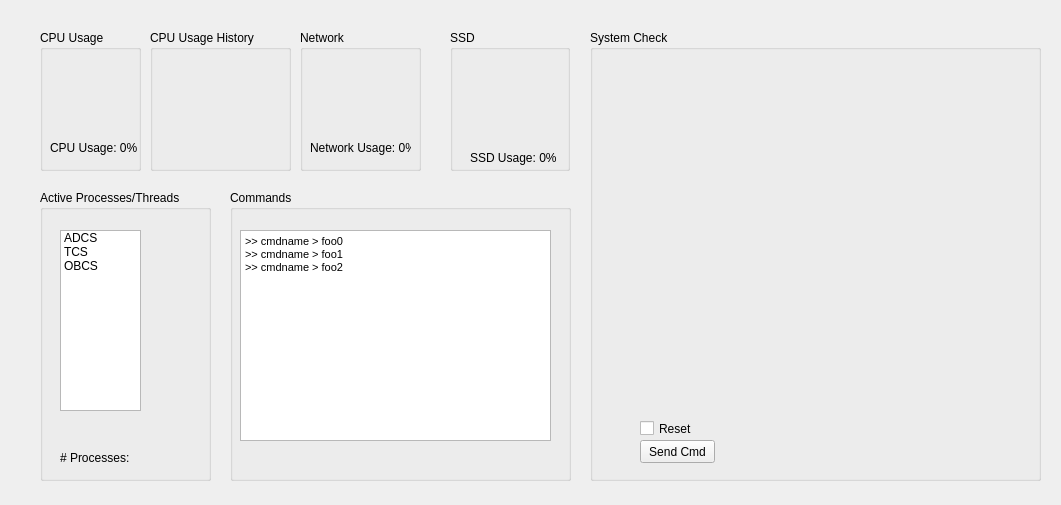
<?xml version="1.0" encoding="UTF-8"?>
<ui version="4.0">
 <class>dlgOBCS</class>
 <widget class="QWidget" name="dlgOBCS">
  <property name="geometry">
   <rect>
    <x>0</x>
    <y>0</y>
    <width>1061</width>
    <height>505</height>
   </rect>
  </property>
  <property name="windowTitle">
   <string>Dialog</string>
  </property>
  <widget class="QGroupBox" name="groupBox">
   <property name="geometry">
    <rect>
     <x>40</x>
     <y>30</y>
     <width>101</width>
     <height>141</height>
    </rect>
   </property>
   <property name="title">
    <string>CPU Usage</string>
   </property>
   <widget class="QGroupBox" name="groupBox_2">
    <property name="geometry">
     <rect>
      <x>240</x>
      <y>0</y>
      <width>211</width>
      <height>121</height>
     </rect>
    </property>
    <property name="title">
     <string>CPU Usage</string>
    </property>
   </widget>
   <widget class="QLabel" name="label_2">
    <property name="geometry">
     <rect>
      <x>10</x>
      <y>110</y>
      <width>91</width>
      <height>16</height>
     </rect>
    </property>
    <property name="text">
     <string>CPU Usage: 0%</string>
    </property>
   </widget>
   <widget class="QLabel" name="label_5">
    <property name="geometry">
     <rect>
      <x>20</x>
      <y>20</y>
      <width>51</width>
      <height>91</height>
     </rect>
    </property>
    <property name="text">
     <string/>
    </property>
    <property name="pixmap">
     <pixmap resource="resources/MOST_res.qrc">:/OBCS_CPUusage.PNG</pixmap>
    </property>
   </widget>
  </widget>
  <widget class="QGroupBox" name="groupBox_3">
   <property name="geometry">
    <rect>
     <x>150</x>
     <y>30</y>
     <width>141</width>
     <height>141</height>
    </rect>
   </property>
   <property name="title">
    <string>CPU Usage History</string>
   </property>
   <widget class="QLabel" name="label_6">
    <property name="geometry">
     <rect>
      <x>20</x>
      <y>20</y>
      <width>101</width>
      <height>101</height>
     </rect>
    </property>
    <property name="text">
     <string/>
    </property>
    <property name="pixmap">
     <pixmap resource="resources/MOST_res.qrc">:/OBCS_perf.PNG</pixmap>
    </property>
   </widget>
  </widget>
  <widget class="QGroupBox" name="groupBox_4">
   <property name="geometry">
    <rect>
     <x>40</x>
     <y>190</y>
     <width>171</width>
     <height>291</height>
    </rect>
   </property>
   <property name="title">
    <string>Active Processes/Threads</string>
   </property>
   <widget class="QLabel" name="label_4">
    <property name="geometry">
     <rect>
      <x>20</x>
      <y>260</y>
      <width>71</width>
      <height>16</height>
     </rect>
    </property>
    <property name="text">
     <string># Processes: 3</string>
    </property>
   </widget>
   <widget class="QListWidget" name="listWidget">
    <property name="geometry">
     <rect>
      <x>20</x>
      <y>40</y>
      <width>81</width>
      <height>181</height>
     </rect>
    </property>
    <item>
     <property name="text">
      <string>ADCS</string>
     </property>
    </item>
    <item>
     <property name="text">
      <string>TCS</string>
     </property>
    </item>
    <item>
     <property name="text">
      <string>OBCS</string>
     </property>
    </item>
   </widget>
  </widget>
  <widget class="QGroupBox" name="groupBox_6">
   <property name="geometry">
    <rect>
     <x>450</x>
     <y>30</y>
     <width>120</width>
     <height>141</height>
    </rect>
   </property>
   <property name="title">
    <string>SSD</string>
   </property>
   <widget class="QLabel" name="label_3">
    <property name="geometry">
     <rect>
      <x>20</x>
      <y>120</y>
      <width>91</width>
      <height>16</height>
     </rect>
    </property>
    <property name="text">
     <string>SSD Usage: 0%</string>
    </property>
   </widget>
   <widget class="QLabel" name="label_7">
    <property name="geometry">
     <rect>
      <x>30</x>
      <y>30</y>
      <width>51</width>
      <height>81</height>
     </rect>
    </property>
    <property name="text">
     <string/>
    </property>
    <property name="pixmap">
     <pixmap resource="resources/MOST_res.qrc">:/OBCS_CPUusage.PNG</pixmap>
    </property>
   </widget>
  </widget>
  <widget class="QGroupBox" name="groupBox_7">
   <property name="geometry">
    <rect>
     <x>300</x>
     <y>30</y>
     <width>121</width>
     <height>141</height>
    </rect>
   </property>
   <property name="title">
    <string>Network</string>
   </property>
   <widget class="QLabel" name="label_14">
    <property name="geometry">
     <rect>
      <x>10</x>
      <y>110</y>
      <width>101</width>
      <height>16</height>
     </rect>
    </property>
    <property name="text">
     <string>Network Usage: 0%</string>
    </property>
   </widget>
   <widget class="QLabel" name="label_15">
    <property name="geometry">
     <rect>
      <x>30</x>
      <y>30</y>
      <width>51</width>
      <height>81</height>
     </rect>
    </property>
    <property name="text">
     <string/>
    </property>
    <property name="pixmap">
     <pixmap resource="resources/MOST_res.qrc">:/OBCS_CPUusage.PNG</pixmap>
    </property>
   </widget>
  </widget>
  <widget class="QGroupBox" name="groupBox_5">
   <property name="geometry">
    <rect>
     <x>590</x>
     <y>30</y>
     <width>451</width>
     <height>451</height>
    </rect>
   </property>
   <property name="title">
    <string>System Check</string>
   </property>
   <widget class="QLabel" name="label">
    <property name="geometry">
     <rect>
      <x>30</x>
      <y>30</y>
      <width>391</width>
      <height>341</height>
     </rect>
    </property>
    <property name="text">
     <string/>
    </property>
    <property name="pixmap">
     <pixmap resource="resources/MOST_res.qrc">:/OBCS_stack.PNG</pixmap>
    </property>
   </widget>
   <widget class="QLabel" name="label_8">
    <property name="geometry">
     <rect>
      <x>380</x>
      <y>20</y>
      <width>51</width>
      <height>51</height>
     </rect>
    </property>
    <property name="text">
     <string/>
    </property>
    <property name="pixmap">
     <pixmap resource="resources/MOST_res.qrc">:/Check1_48.png</pixmap>
    </property>
   </widget>
   <widget class="QLabel" name="label_9">
    <property name="geometry">
     <rect>
      <x>380</x>
      <y>80</y>
      <width>41</width>
      <height>41</height>
     </rect>
    </property>
    <property name="text">
     <string/>
    </property>
    <property name="pixmap">
     <pixmap resource="resources/MOST_res.qrc">:/uncheck.png</pixmap>
    </property>
    <property name="scaledContents">
     <bool>true</bool>
    </property>
   </widget>
   <widget class="QLabel" name="label_10">
    <property name="geometry">
     <rect>
      <x>380</x>
      <y>130</y>
      <width>41</width>
      <height>41</height>
     </rect>
    </property>
    <property name="text">
     <string/>
    </property>
    <property name="pixmap">
     <pixmap resource="resources/MOST_res.qrc">:/uncheck.png</pixmap>
    </property>
    <property name="scaledContents">
     <bool>true</bool>
    </property>
   </widget>
   <widget class="QLabel" name="label_11">
    <property name="geometry">
     <rect>
      <x>380</x>
      <y>180</y>
      <width>51</width>
      <height>51</height>
     </rect>
    </property>
    <property name="text">
     <string/>
    </property>
    <property name="pixmap">
     <pixmap resource="resources/MOST_res.qrc">:/Check1_48.png</pixmap>
    </property>
   </widget>
   <widget class="QLabel" name="label_12">
    <property name="geometry">
     <rect>
      <x>380</x>
      <y>230</y>
      <width>51</width>
      <height>51</height>
     </rect>
    </property>
    <property name="text">
     <string/>
    </property>
    <property name="pixmap">
     <pixmap resource="resources/MOST_res.qrc">:/Check1_48.png</pixmap>
    </property>
   </widget>
   <widget class="QLabel" name="label_13">
    <property name="geometry">
     <rect>
      <x>380</x>
      <y>280</y>
      <width>51</width>
      <height>51</height>
     </rect>
    </property>
    <property name="text">
     <string/>
    </property>
    <property name="pixmap">
     <pixmap resource="resources/MOST_res.qrc">:/Check1_48.png</pixmap>
    </property>
   </widget>
   <widget class="QCheckBox" name="checkBox">
    <property name="geometry">
     <rect>
      <x>50</x>
      <y>390</y>
      <width>70</width>
      <height>17</height>
     </rect>
    </property>
    <property name="text">
     <string>Reset</string>
    </property>
   </widget>
   <widget class="QPushButton" name="pushButton">
    <property name="geometry">
     <rect>
      <x>50</x>
      <y>410</y>
      <width>75</width>
      <height>23</height>
     </rect>
    </property>
    <property name="text">
     <string>Send Cmd</string>
    </property>
   </widget>
  </widget>
  <widget class="QGroupBox" name="groupBox_8">
   <property name="geometry">
    <rect>
     <x>230</x>
     <y>190</y>
     <width>341</width>
     <height>291</height>
    </rect>
   </property>
   <property name="title">
    <string>Commands</string>
   </property>
   <widget class="QTextEdit" name="textEdit">
    <property name="geometry">
     <rect>
      <x>10</x>
      <y>40</y>
      <width>311</width>
      <height>211</height>
     </rect>
    </property>
    <property name="html">
     <string>&lt;!DOCTYPE HTML PUBLIC &quot;-//W3C//DTD HTML 4.0//EN&quot; &quot;http://www.w3.org/TR/REC-html40/strict.dtd&quot;&gt;
&lt;html&gt;&lt;head&gt;&lt;meta name=&quot;qrichtext&quot; content=&quot;1&quot; /&gt;&lt;style type=&quot;text/css&quot;&gt;
p, li { white-space: pre-wrap; }
&lt;/style&gt;&lt;/head&gt;&lt;body style=&quot; font-family:'MS Shell Dlg 2'; font-size:8.25pt; font-weight:400; font-style:normal;&quot;&gt;
&lt;p style=&quot; margin-top:0px; margin-bottom:0px; margin-left:0px; margin-right:0px; -qt-block-indent:0; text-indent:0px;&quot;&gt;&lt;span style=&quot; font-size:8pt;&quot;&gt;&amp;gt;&amp;gt; &lt;/span&gt;&lt;span style=&quot; font-family:'Courier New,courier'; font-size:8pt; color:#000000;&quot;&gt;cmdname &amp;gt; foo0&lt;/span&gt;&lt;/p&gt;
&lt;p style=&quot; margin-top:0px; margin-bottom:0px; margin-left:0px; margin-right:0px; -qt-block-indent:0; text-indent:0px;&quot;&gt;&lt;span style=&quot; font-size:8pt;&quot;&gt;&amp;gt;&amp;gt; &lt;/span&gt;&lt;span style=&quot; font-family:'Courier New,courier'; font-size:8pt; color:#000000;&quot;&gt;cmdname &amp;gt; foo1&lt;/span&gt;&lt;/p&gt;
&lt;p style=&quot; margin-top:0px; margin-bottom:0px; margin-left:0px; margin-right:0px; -qt-block-indent:0; text-indent:0px;&quot;&gt;&lt;span style=&quot; font-size:8pt;&quot;&gt;&amp;gt;&amp;gt; &lt;/span&gt;&lt;span style=&quot; font-family:'Courier New,courier'; font-size:8pt; color:#000000;&quot;&gt;cmdname &amp;gt; foo2&lt;/span&gt;&lt;/p&gt;&lt;/body&gt;&lt;/html&gt;</string>
    </property>
   </widget>
  </widget>
 </widget>
 <resources>
  <include location="resources/MOST_res.qrc"/>
 </resources>
 <connections/>
</ui>
